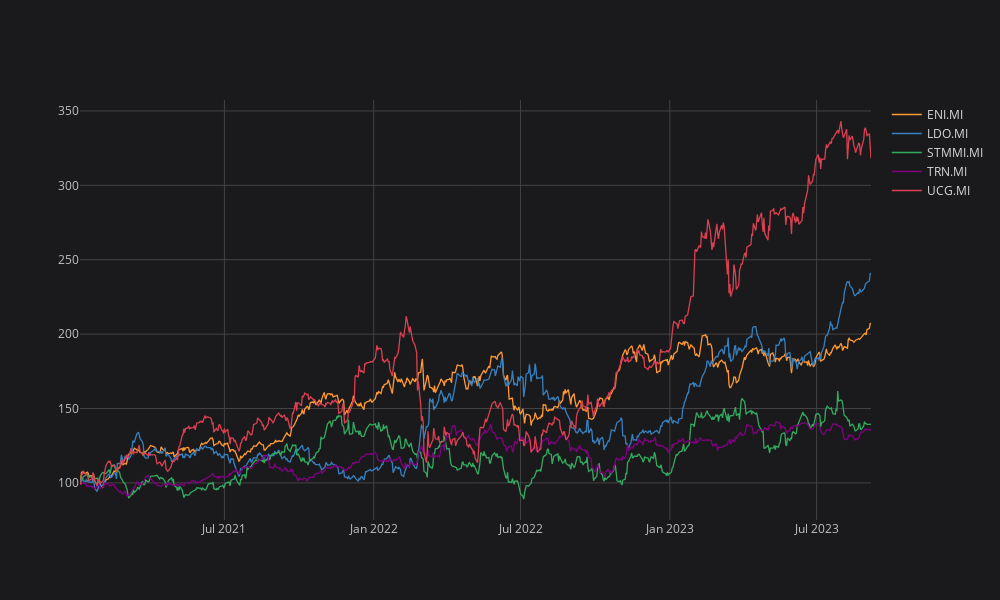

The notebook cell saved with this chart:
### Code cell
# Compare the normalized stock prices
configure_plotly_browser_state()
df['2021':].normalize().iplot()

### Figure 1 — Plotly figure (JSON) as saved in the notebook; plotly's stock layout.template omitted (floating-point values rounded to 4 significant figures; data arrays with more than 128 entries replaced by an {"elided": "..."} marker saying what was removed)
{"data": [{"line": {"color": "rgba(255, 153, 51, 1.0)", "dash": "solid", "shape": "linear", "width": 1.3}, "mode": "lines", "name": "ENI.MI", "text": "", "type": "scatter", "x": {"elided": "686 str values"}, "y": {"elided": "686 float values"}}, {"line": {"color": "rgba(55, 128, 191, 1.0)", "dash": "solid", "shape": "linear", "width": 1.3}, "mode": "lines", "name": "LDO.MI", "text": "", "type": "scatter", "x": {"elided": "686 str values"}, "y": {"elided": "686 float values"}}, {"line": {"color": "rgba(50, 171, 96, 1.0)", "dash": "solid", "shape": "linear", "width": 1.3}, "mode": "lines", "name": "STMMI.MI", "text": "", "type": "scatter", "x": {"elided": "686 str values"}, "y": {"elided": "686 float values"}}, {"line": {"color": "rgba(128, 0, 128, 1.0)", "dash": "solid", "shape": "linear", "width": 1.3}, "mode": "lines", "name": "TRN.MI", "text": "", "type": "scatter", "x": {"elided": "686 str values"}, "y": {"elided": "686 float values"}}, {"line": {"color": "rgba(219, 64, 82, 1.0)", "dash": "solid", "shape": "linear", "width": 1.3}, "mode": "lines", "name": "UCG.MI", "text": "", "type": "scatter", "x": {"elided": "686 str values"}, "y": {"elided": "686 float values"}}], "layout": {"height": 600, "legend": {"bgcolor": "#1A1A1C", "font": {"color": "#D9D9D9"}}, "paper_bgcolor": "#1A1A1C", "plot_bgcolor": "#1A1A1C", "title": {"font": {"color": "#D9D9D9"}}, "width": 1000, "xaxis": {"gridcolor": "#434343", "showgrid": true, "tickfont": {"color": "#C2C2C2"}, "title": {"font": {"color": "#D9D9D9"}, "text": ""}, "zerolinecolor": "#666570"}, "yaxis": {"gridcolor": "#434343", "showgrid": true, "tickfont": {"color": "#C2C2C2"}, "title": {"font": {"color": "#D9D9D9"}, "text": ""}, "zerolinecolor": "#666570"}}}
